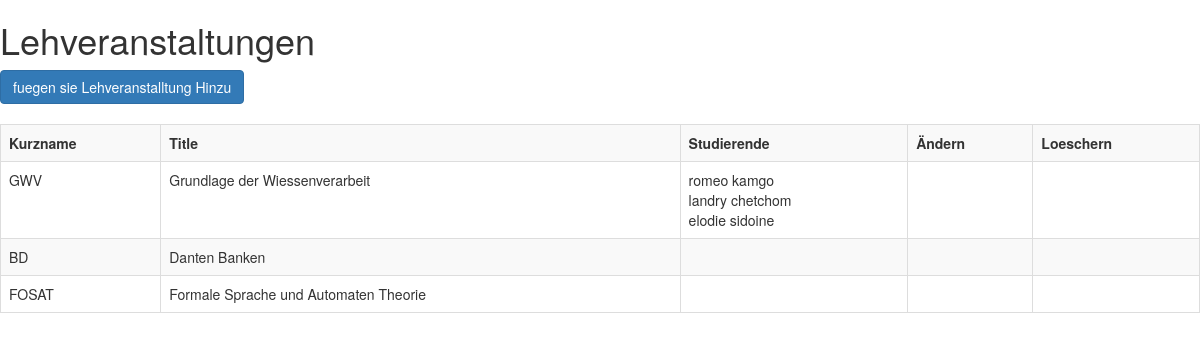
/lehveranstaltung/, run on the app's committed database.
### Studierendenverwaltung/models.py (models this page shows)
class Lehveranstaltungen(models.Model):
    Kurzname = models.CharField(max_length=250)
    Title = models.CharField(max_length=250)
    studierenden = models.ManyToManyField(Studierenden)
    def __str__(self):
        return self.Title

class Studierenden(models.Model):
    vorname = models.CharField(max_length=255)
    nachname = models.CharField(max_length=250)
    email = models.EmailField(blank=True)
    def __str__(self):
        return ("{} {} ".format(self.vorname, self.nachname))

### Studierendenverwaltung/views.py (the view)
# urls.py: url(r'^lehveranstaltung/$', lehveranstaltung_list, name= 'lehveranstaltungen'),
def lehveranstaltung_list (request):
    print(Lehveranstaltungen.objects.all())
    print(Lehveranstaltungen.studierenden)
    return render(request,
        'lehveranstaltung/lehveranst_list.html',
        {'page_title': 'Lehveranstaltungen',
         'lehveranstaltungs': Lehveranstaltungen.objects.all()
         })

### templates/lehveranstaltung/lehveranst_list.html (shortened to what this page needs)
{% extends 'base.html' %}
{% load bootstrap3 %}
{% block content %}
    <a href = "{% url 'addlehveranstaltung' %}" class = "btn btn-primary"> fuegen sie Lehveranstalltung Hinzu </a>
    <br/>
    <br/>
    <table class="table table-striped table-bordered table-hover"  >
        <tr>
            <th>Kurzname</th>
            <th>Title</th>
            <th>Studierende</th>
            <th>Ändern</th>
            <th>Loeschern</th>
        </tr>
        {% for Lehver in lehveranstaltungs %}
            <tr>
                <td>
                    {{ Lehver.Kurzname }}
                </td>
                <td>
                    {{ Lehver.Title }}
                </td>
                <td>
                    {% for studierende in Lehver.studierenden.all %}
                         {{ studierende  }}<br/>
                    {% endfor %}
                </td>
            <td><a href="{% url 'editlehveranstaltung' pk=Lehver.id %}">{% bootstrap_icon 'edit' %}</a></td>
            <td><a href="{% url 'deletelehveranstaltung' pk=Lehver.id %}">{% bootstrap_icon 'trash' %}</a></td>
            </tr>
        {% endfor %}
    </table>
{% endblock %}

### data on the page
Lehveranstaltungen: Kurzname "GWV", Title "Grundlage der Wiessenverarbeit"
Studierenden: vorname+nachname "romeo kamgo"
Studierenden: vorname+nachname "landry chetchom"
Studierenden: vorname+nachname "elodie sidoine"
Lehveranstaltungen: Kurzname "BD", Title "Danten Banken"
Lehveranstaltungen: Kurzname "FOSAT", Title "Formale Sprache und Automaten Theorie"

### other printed values
{{ page_title }} "Lehveranstaltungen"
